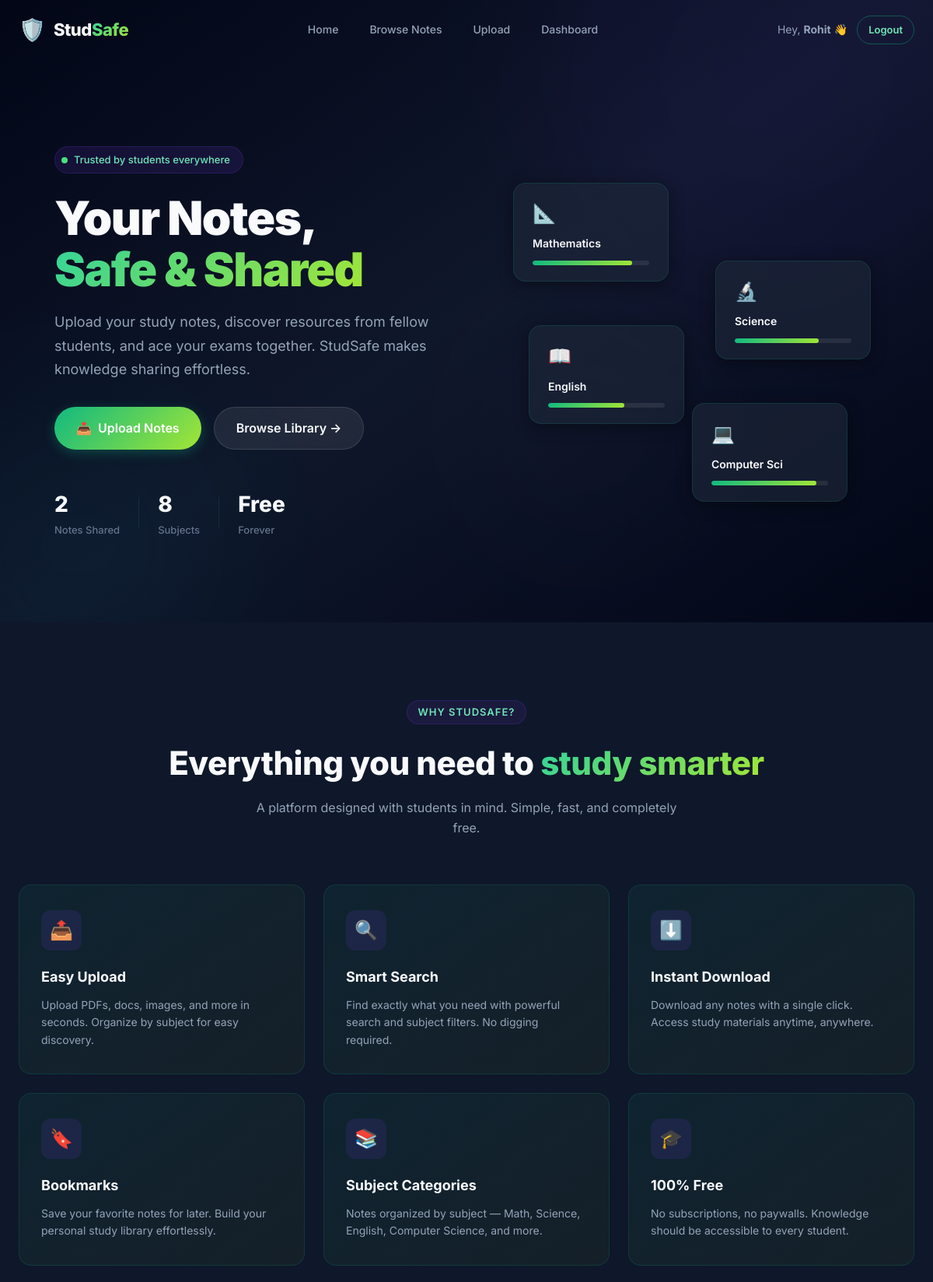
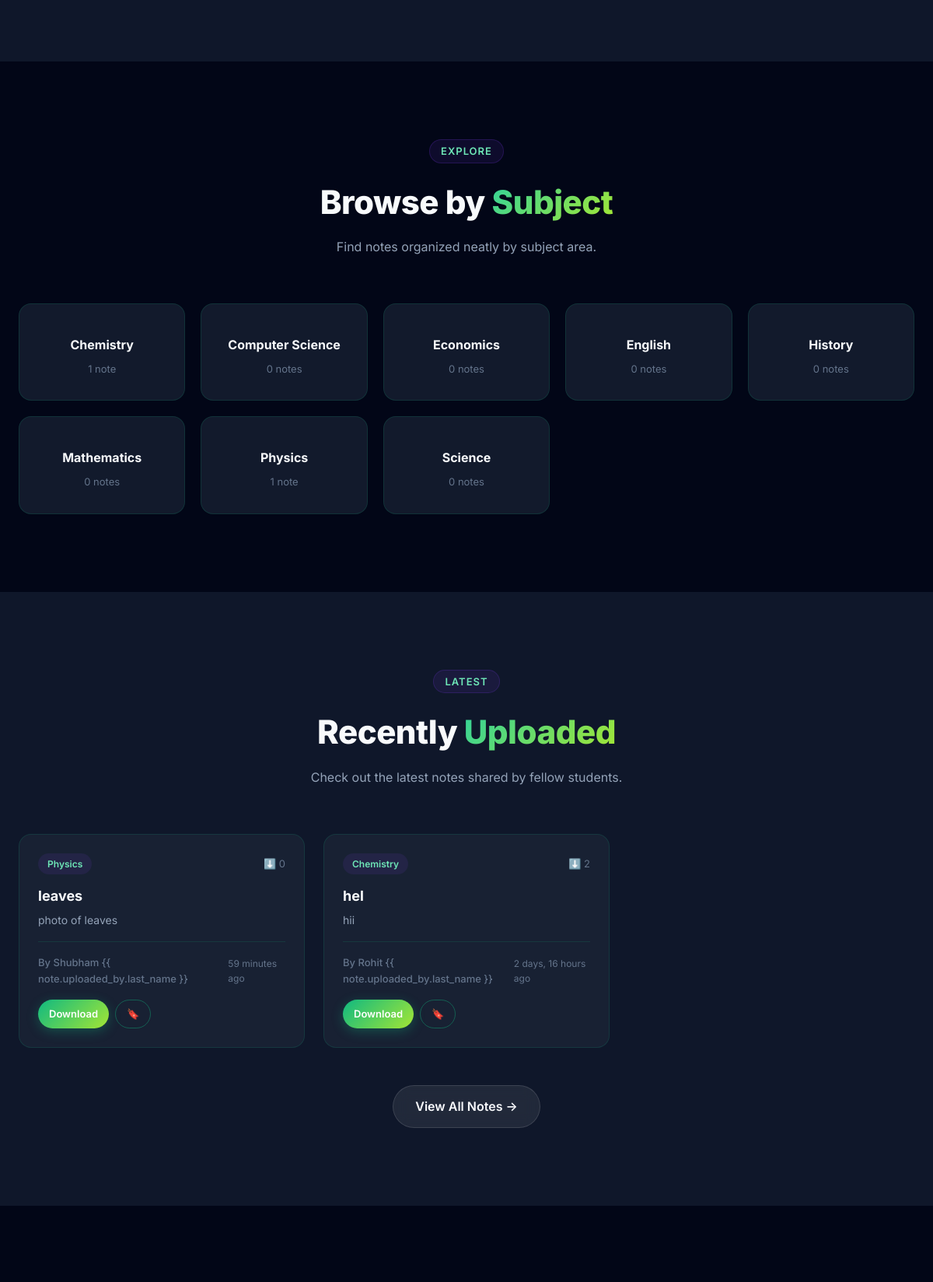
The app's page / (signed in, upper part) with its own data (2 pictures, top to bottom).
### studapp/models.py (models this page shows, shortened)
class Subject(models.Model):
    name = models.CharField(max_length=100, unique=True)
    icon = models.CharField(max_length=50, default='📘')  # emoji icon
    description = models.TextField(blank=True, default='')
    created_at = models.DateTimeField(auto_now_add=True)
    class Meta:
        ordering = ['name']

class Note(models.Model):
    title = models.CharField(max_length=200)
    description = models.TextField(blank=True, default='')
    subject = models.ForeignKey(Subject, on_delete=models.CASCADE, related_name='notes')
    uploaded_by = models.ForeignKey(User, on_delete=models.CASCADE, related_name='notes')
    file = models.FileField(upload_to='notes/%Y/%m/%d/')
    created_at = models.DateTimeField(auto_now_add=True)
    updated_at = models.DateTimeField(auto_now=True)
    downloads = models.PositiveIntegerField(default=0)
    class Meta:
        ordering = ['-created_at']

### studapp/views.py (the view)
# urls.py: path('', views.home, name='home'),
def home(request):
    recent_notes = Note.objects.select_related('subject', 'uploaded_by')[:6]
    subjects = Subject.objects.annotate(note_count=Count('notes'))
    total_notes = Note.objects.count()
    total_subjects = Subject.objects.count()
    context = {
        'recent_notes': recent_notes,
        'subjects': subjects,
        'total_notes': total_notes,
        'total_subjects': total_subjects,
    }
    return render(request, 'home.html', context)

### studapp/templates/home.html (shortened to what this page needs)
{% extends 'base.html' %}
{% load static %}
{% block content %}
<section class="hero" id="hero-section">
    <div class="hero-bg-shapes">
        <div class="shape shape-1"></div>
        <div class="shape shape-2"></div>
        <div class="shape shape-3"></div>
    </div>
    <div class="hero-container">
        <div class="hero-content">
            <div class="hero-badge" id="hero-badge">
                <span class="badge-dot"></span>
                <span>Trusted by students everywhere</span>
            </div>
            <h1 class="hero-title" id="hero-title">
                Your Notes,<br>
                <span class="gradient-text">Safe & Shared</span>
            </h1>
            <p class="hero-subtitle" id="hero-subtitle">
                Upload your study notes, discover resources from fellow students, and ace your exams together. StudSafe
                makes knowledge sharing effortless.
            </p>
            <div class="hero-actions" id="hero-actions">
                {% if user.is_authenticated %}
                <a href="{% url 'upload' %}" class="btn btn-primary btn-lg" id="hero-upload-btn">
                    <span>📤</span> Upload Notes
                </a>
                <a href="{% url 'browse' %}" class="btn btn-glass btn-lg" id="hero-browse-btn">
                    Browse Library →
                </a>
                {% endif %}
            </div>
            <div class="hero-stats" id="hero-stats">
                <div class="stat">
                    <span class="stat-number">{{ total_notes }}</span>
                    <span class="stat-label">Notes Shared</span>
                </div>
                <div class="stat">
                    <span class="stat-number">{{ total_subjects }}</span>
                    <span class="stat-label">Subjects</span>
                </div>
                <div class="stat">
                    <span class="stat-number">Free</span>
                    <span class="stat-label">Forever</span>
                </div>
            </div>
        </div>
        <div class="hero-visual" id="hero-visual">
            <div class="floating-card card-1">
                <div class="fc-icon">📐</div>
                <div class="fc-text">Mathematics</div>
                <div class="fc-bar">
                    <div class="fc-bar-fill" style="width: 85%"></div>
                </div>
            </div>
            <div class="floating-card card-2">
                <div class="fc-icon">🔬</div>
                <div class="fc-text">Science</div>
                <div class="fc-bar">
                    <div class="fc-bar-fill" style="width: 72%"></div>
                </div>
            </div>
            <div class="floating-card card-3">
                <div class="fc-icon">📖</div>
                <div class="fc-text">English</div>
                <div class="fc-bar">
                    <div class="fc-bar-fill" style="width: 65%"></div>
                </div>
            </div>
            <div class="floating-card card-4">
                <div class="fc-icon">💻</div>
                <div class="fc-text">Computer Sci</div>
                <div class="fc-bar">
                    <div class="fc-bar-fill" style="width: 90%"></div>
                </div>
            </div>
        </div>
    </div>
</section>
<section class="features-section" id="features-section">
    <div class="section-container">
        <div class="section-header">
            <span class="section-tag">Why StudSafe?</span>
            <h2 class="section-title">Everything you need to <span class="gradient-text">study smarter</span></h2>
            <p class="section-desc">A platform designed with students in mind. Simple, fast, and completely free.</p>
        </div>
        <div class="features-grid" id="features-grid">
            <div class="feature-card" id="feature-upload">
                <div class="feature-icon-wrap">
                    <span class="feature-icon">📤</span>
                </div>
                <h3>Easy Upload</h3>
                <p>Upload PDFs, docs, images, and more in seconds. Organize by subject for easy discovery.</p>
            </div>
            <div class="feature-card" id="feature-browse">
                <div class="feature-icon-wrap">
                    <span class="feature-icon">🔍</span>
                </div>
                <h3>Smart Search</h3>
                <p>Find exactly what you need with powerful search and subject filters. No digging required.</p>
            </div>
            <div class="feature-card" id="feature-download">
                <div class="feature-icon-wrap">
                    <span class="feature-icon">⬇️</span>
                </div>
                <h3>Instant Download</h3>
                <p>Download any notes with a single click. Access study materials anytime, anywhere.</p>
            </div>
            <div class="feature-card" id="feature-bookmark">
                <div class="feature-icon-wrap">
                    <span class="feature-icon">🔖</span>
                </div>
                <h3>Bookmarks</h3>
                <p>Save your favorite notes for later. Build your personal study library effortlessly.</p>
            </div>
            <div class="feature-card" id="feature-subjects">
                <div class="feature-icon-wrap">
                    <span class="feature-icon">📚</span>
                </div>
                <h3>Subject Categories</h3>
                <p>Notes organized by subject — Math, Science, English, Computer Science, and more.</p>
            </div>
            <div class="feature-card" id="feature-free">
                <div class="feature-icon-wrap">
                    <span class="feature-icon">🎓</span>
                </div>
                <h3>100% Free</h3>
                <p>No subscriptions, no paywalls. Knowledge should be accessible to every student.</p>
            </div>
        </div>
    </div>
</section>
{% if subjects %}
<section class="subjects-section" id="subjects-section">
    <div class="section-container">
        <div class="section-header">
            <span class="section-tag">Explore</span>
            <h2 class="section-title">Browse by <span class="gradient-text">Subject</span></h2>
            <p class="section-desc">Find notes organized neatly by subject area.</p>
        </div>
        <div class="subjects-grid" id="subjects-grid">
            {% for subject in subjects %}
            <a href="{% url 'browse' %}?subject={{ subject.id }}" class="subject-card" id="subject-{{ subject.id }}">
                <h3 class="subject-name">{{ subject.name }}</h3>
                <span class="subject-count">{{ subject.note_count }} note{{ subject.note_count|pluralize }}</span>
            </a>
            {% endfor %}
        </div>
    </div>
</section>
{% endif %}
{% if recent_notes %}
<section class="recent-section" id="recent-section">
    <div class="section-container">
        <div class="section-header">
            <span class="section-tag">Latest</span>
            <h2 class="section-title">Recently <span class="gradient-text">Uploaded</span></h2>
            <p class="section-desc">Check out the latest notes shared by fellow students.</p>
        </div>
        <div class="notes-grid" id="recent-notes-grid">
            {% for note in recent_notes %}
            <div class="note-card" id="note-card-{{ note.id }}">
                <div class="note-card-header">
                    <span class="note-subject-badge">{{ note.subject.icon }} {{ note.subject.name }}</span>
                    <span class="note-downloads">⬇️ {{ note.downloads }}</span>
                </div>
                <h3 class="note-title">{{ note.title }}</h3>
                <p class="note-desc">{{ note.description|truncatewords:15 }}</p>
                <div class="note-card-footer">
                    <span class="note-author">By {{ note.uploaded_by.first_name }} {{ note.uploaded_by.last_name
                        }}</span>
                    <span class="note-date">{{ note.created_at|timesince }} ago</span>
                </div>
                <div class="note-card-actions">
                    <a href="{% url 'download' note.id %}" class="btn btn-primary btn-sm">Download</a>
                    {% if user.is_authenticated %}
                    <a href="{% url 'toggle_bookmark' note.id %}" class="btn btn-outline btn-sm">🔖</a>
                    {% endif %}
                </div>
            </div>
            {% endfor %}
        </div>
        <div class="section-cta">
            <a href="{% url 'browse' %}" class="btn btn-glass btn-lg">View All Notes →</a>
        </div>
    </div>
</section>
{% endif %}
<section class="cta-section" id="cta-section">
</section>
{% endblock %}

### studapp/templates/base.html (shortened to what this page needs)
{% load static %}
<!DOCTYPE html>
<html lang="en">
<head>
    <link rel="stylesheet" href="{% static 'style.css' %}">
</head>
<body>
    <nav class="navbar" id="main-navbar">
        <div class="nav-container">
            <a href="{% url 'home' %}" class="nav-logo" id="nav-logo">
                <span class="logo-icon">🛡️</span>
                <span class="logo-text">Stud<span class="logo-accent">Safe</span></span>
            </a>
            <div class="nav-links" id="nav-links">
                <a href="{% url 'home' %}" class="nav-link" id="nav-home">Home</a>
                <a href="{% url 'browse' %}" class="nav-link" id="nav-browse">Browse Notes</a>
                {% if user.is_authenticated %}
                <a href="{% url 'upload' %}" class="nav-link" id="nav-upload">Upload</a>
                <a href="{% url 'dashboard' %}" class="nav-link" id="nav-dashboard">Dashboard</a>
                {% endif %}
            </div>
            <div class="nav-actions" id="nav-actions">
                {% if user.is_authenticated %}
                <span class="nav-greeting">Hey, <strong>{{ user.first_name }}</strong> 👋</span>
                <a href="{% url 'logout' %}" class="btn btn-outline btn-sm" id="nav-logout">Logout</a>
                {% else %}
                <a href="{% url 'login' %}" class="btn btn-outline btn-sm" id="nav-login">Login</a>
                <a href="{% url 'signup' %}" class="btn btn-primary btn-sm" id="nav-signup">Sign Up</a>
                {% endif %}
            </div>
        </div>
    </nav>
    <main class="main-content" id="main-content">
        {% block content %}{% endblock %}
    </main>
</body>
</html>

### records on screen
Subject: name "Chemistry", note_count "1"
Subject: name "Computer Science", note_count "0"
Subject: name "Economics", note_count "0"
Subject: name "English", note_count "0"
Subject: name "History", note_count "0"
Subject: name "Mathematics", note_count "0"
Subject: name "Physics", note_count "1"
Subject: name "Science", note_count "0"
Note: subject.name "Physics", downloads "0", title "leaves", description "photo of leaves", uploaded_by.first_name "Shubham", created_at "59 minutes"
Note: subject.name "Chemistry", downloads "2", title "hel", description "hii", uploaded_by.first_name "Rohit", created_at "2 days, 16 hours"

### other values on screen
{{ user.first_name }} "Rohit"
{{ total_notes }} "2"
{{ total_subjects }} "8"
